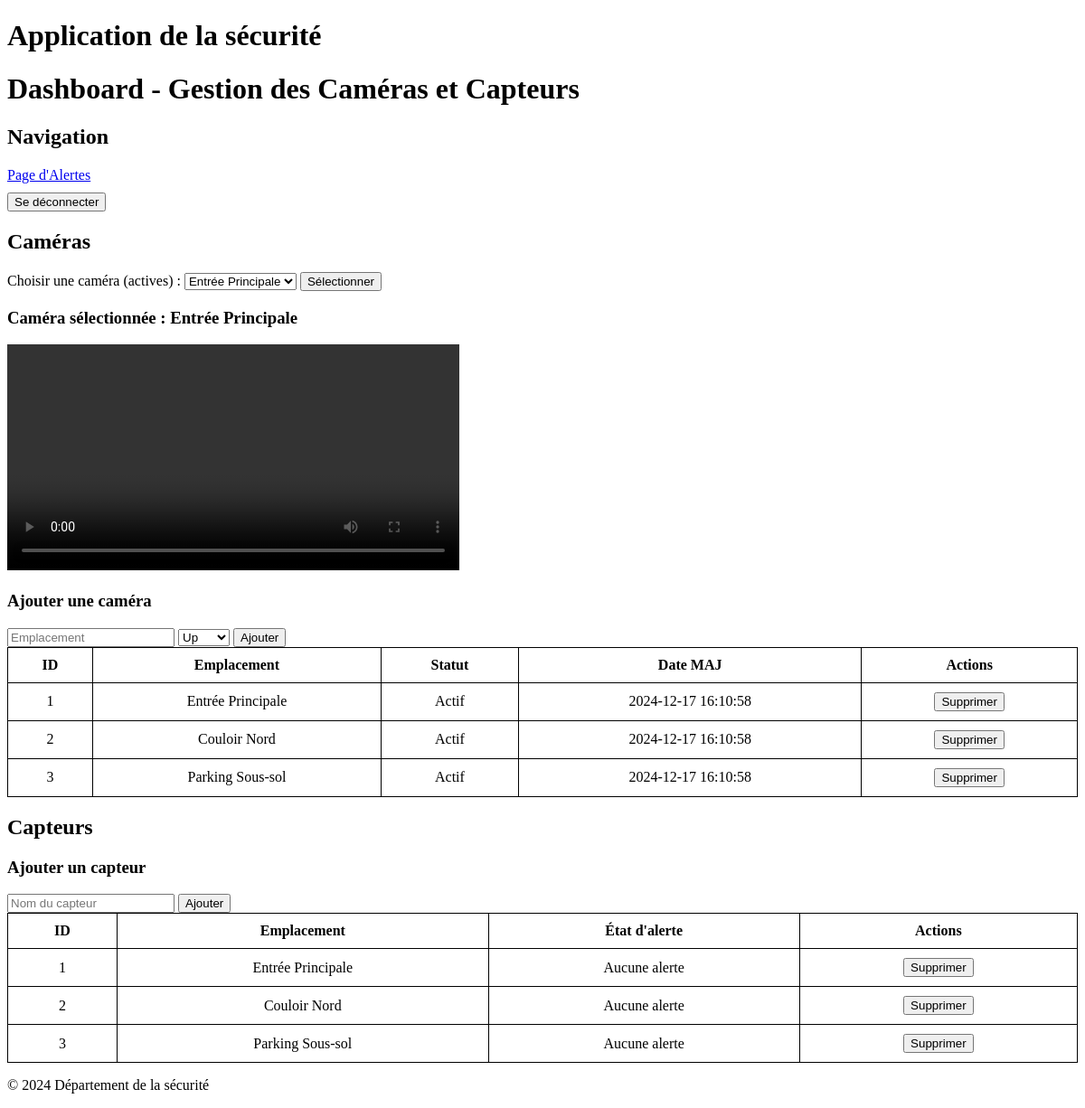
The app's page /index.php?controller=dashboard&action=index (signed in), older data.
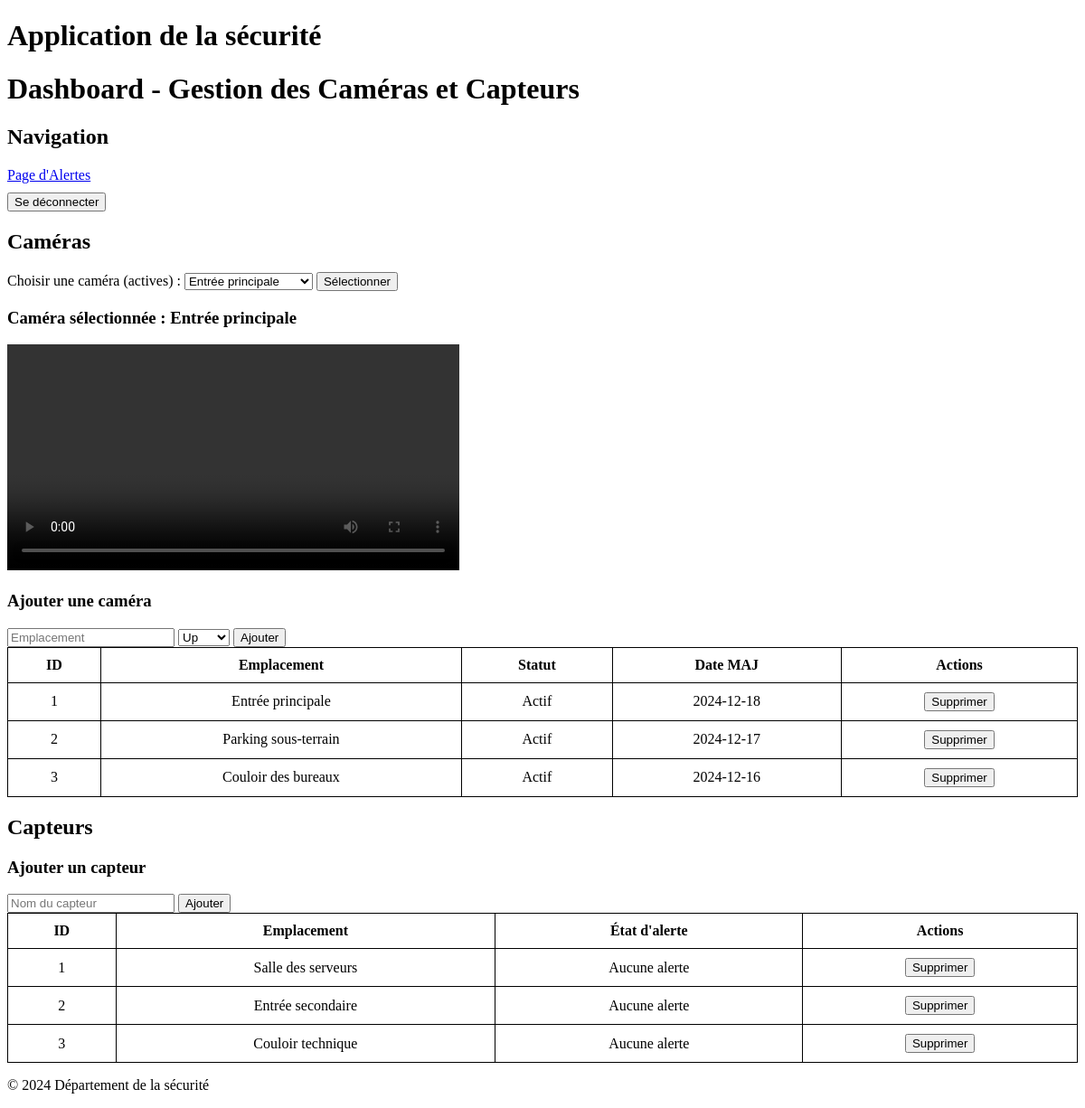
The same page, newer data.
### tables this page shows
CREATE TABLE `capteurs_intrusion` (
  `id_capteur` int(11) NOT NULL,
  `emplacement` varchar(255) NOT NULL,
  `niveau_alerte` tinyint(1) NOT NULL DEFAULT 0,
  `date_signalement` date NOT NULL DEFAULT curdate()
);

### public/index.php (called while the page is built, shortened)
<?php
require_once '../core/router.php';
require_once '../config.php';
$router = new Router();
$router->run();
?>

### config.php (called while the page is built, shortened)
<?php
function getSecurityConnection() {
    try {
        return new PDO(
            "mysql:host=" . DB_SECURITY_HOST . ";dbname=" . DB_SECURITY_NAME,
            DB_SECURITY_USER,
            DB_SECURITY_PASS,
            [PDO::ATTR_ERRMODE => PDO::ERRMODE_EXCEPTION]
        );
    } catch (PDOException $e) {
        die("Erreur de connexion à security_db : " . $e->getMessage());
    }
}
function getSmartcityConnection() {
    try {
        return new PDO(
            "mysql:host=" . DB_SMARTCITY_HOST . ";dbname=" . DB_SMARTCITY_NAME,
            DB_SMARTCITY_USER,
            DB_SMARTCITY_PASS,
            [PDO::ATTR_ERRMODE => PDO::ERRMODE_EXCEPTION]
        );
    } catch (PDOException $e) {
        die("Erreur de connexion à smartcity_db : " . $e->getMessage());
    }
}
?>

### app/models/camera.php (called while the page is built, shortened)
<?php
require_once __DIR__ . '/../../config.php';
class Camera {
    private $pdo;
    public function __construct() {
        $this->pdo = getSecurityConnection();
    }
    public function getAll() {
        $stmt = $this->pdo->query("
            SELECT id_camera, emplacement, statut, date_maj
            FROM caméras
        ");
        return $stmt->fetchAll(PDO::FETCH_ASSOC);
    }
}
?>

### app/models/sensor.php (called while the page is built, shortened)
<?php
require_once __DIR__ . '/../../config.php';
class Sensor {
    private $pdo_security;
    public function __construct() {
        $this->pdo_security = getSecurityConnection();
    }
    public function getAll() {
        $stmt = $this->pdo_security->query("SELECT id_capteur, emplacement, niveau_alerte FROM capteurs_intrusion");
        return $stmt->fetchAll(PDO::FETCH_ASSOC);
    }
}
?>

### dashboard.php (the view, shortened to what this page needs)
<?php
require_once __DIR__ . '/config.php';
require_once 'app/models/sensor.php';
require_once 'app/models/camera.php';
$pdo_security = getSecurityConnection();
$pdo_smartcity = getSmartcityConnection();
$cameraModel = new Camera($pdo_security);
$sensorModel = new Sensor($pdo_security, $pdo_smartcity);
$cameras = $cameraModel->getAll();
$sensors = $sensorModel->getAll();
$selectedCamera = $cameras[0] ?? null;
?>
<!DOCTYPE html>
<html lang="fr">
<head>
</head>
<body>
    <?php require_once __DIR__ . '/app/views/templates/header.php'; ?>
    <h1>Dashboard - Gestion des Caméras et Capteurs</h1>
    <h2>Navigation</h2>
    <a href="../alert.php">Page d'Alertes</a>
    <form method="POST" action="logout.php" style="margin-top: 10px;">
        <button type="submit">Se déconnecter</button>
    </form>
    <h2>Caméras</h2>
    <form method="POST">
        <label for="camera_id">Choisir une caméra (actives) :</label>
        <select name="camera_id" id="camera_id">
            <?php foreach ($cameras as $camera): ?>
                <?php if ($camera['statut'] == 1): ?>
                    <option value="<?= $camera['id_camera'] ?>"
                        <?= isset($selectedCamera) && $selectedCamera['id_camera'] == $camera['id_camera'] ? 'selected' : '' ?>>
                        <?= htmlspecialchars($camera['emplacement']) ?>
                    </option>
                <?php endif; ?>
            <?php endforeach; ?>
        </select>
        <button type="submit" name="camera_select">Sélectionner</button>
    </form>
    <?php if ($selectedCamera): ?>
        <h3>Caméra sélectionnée : <?= htmlspecialchars($selectedCamera['emplacement']) ?></h3>
        <video src="assets/video_1.mp4" controls width="500"></video>
    <?php endif; ?>
    <h3>Ajouter une caméra</h3>
    <form method="POST">
        <input type="text" name="camera_emplacement" placeholder="Emplacement" required>
        <select name="camera_statut">
            <option value="1">Up</option>
        </select>
        <button type="submit" name="add_camera">Ajouter</button>
    </form>
    <table>
        <tr>
            <th>ID</th>
            <th>Emplacement</th>
            <th>Statut</th>
            <th>Date MAJ</th>
            <th>Actions</th>
        </tr>
        <?php foreach ($cameras as $camera): ?>
        <tr>
            <td><?= $camera['id_camera'] ?></td>
            <td><?= htmlspecialchars($camera['emplacement']) ?></td>
            <td><?= $camera['statut'] ? 'Actif' : 'Inactif' ?></td>
            <td><?= $camera['date_maj'] ?></td>
            <td>
                <form method="POST" style="display:inline;">
                    <button type="submit" name="delete_camera">Supprimer</button>
                </form>
            </td>
        </tr>
        <?php endforeach; ?>
    </table>
    <h2>Capteurs</h2>
    <h3>Ajouter un capteur</h3>
    <form method="POST">
        <input type="text" name="sensor_nom" placeholder="Nom du capteur" required>
        <button type="submit" name="add_sensor">Ajouter</button>
    </form>
    <table>
        <tr>
            <th>ID</th>
            <th>Emplacement</th>
            <th>État d'alerte</th>
            <th>Actions</th>
        </tr>
        <?php foreach ($sensors as $sensor): ?>
        <tr>
            <td><?= $sensor['id_capteur'] ?></td>
            <td><?= htmlspecialchars($sensor['emplacement']) ?></td>
            <td><?= $sensor['niveau_alerte'] ? 'Alerte active' : 'Aucune alerte' ?></td>
            <td>
                <form method="POST" style="display:inline;">
                    <button type="submit" name="delete_sensor">Supprimer</button>
                </form>
            </td>
        </tr>
        <?php endforeach; ?>
    </table>
    <?php require_once __DIR__ . '/app/views/templates/footer.php'; ?>
</body>
</html>

### core/router.php (shortened to what this page needs)
<?php
class Router {
    private $controller;
    private $action;
    public function __construct() {
        $this->controller = $_GET['controller'] ?? 'home';
        $this->action = $_GET['action'] ?? 'login';
    }
    public function run() {
        switch ($this->controller) {
            case 'dashboard':
                $this->dashboardRoutes();
                break;
        }
    }
    private function dashboardRoutes() {
        if ($this->action === 'index') {
            require_once __DIR__ . '/../dashboard.php';
        } else {
            $this->error404();
        }
    }
}

### app/views/templates/header.php
<header>
    <h1> Application de la sécurité</h1>
</header>

### app/views/templates/footer.php
<footer>
    <p>&copy; 2024 Département de la sécurité</p>
</footer>

### dashboard.php (style rules this page uses)
table { width: 100%; border-collapse: collapse; }
table, th, td { border: 1px solid black; }
th, td { padding: 10px; text-align: center; }
h1, h2 { text-align: left; }

Row changes from the older to the newer data that the page shows:
changed caméras id 1: emplacement "Entrée Principale" → "Entrée principale"; date_maj "2024-12-17 16:10:58" → "2024-12-18"
changed caméras id 2: emplacement "Couloir Nord" → "Parking sous-terrain"; date_maj "2024-12-17 16:10:58" → "2024-12-17"
changed caméras id 3: emplacement "Parking Sous-sol" → "Couloir des bureaux"; date_maj "2024-12-17 16:10:58" → "2024-12-16"
changed capteurs_intrusion id 1: emplacement "Entrée Principale" → "Salle des serveurs"
changed capteurs_intrusion id 2: emplacement "Couloir Nord" → "Entrée secondaire"
changed capteurs_intrusion id 3: emplacement "Parking Sous-sol" → "Couloir technique"
Text that changed along with them:
form field camera_id: "Entrée Principale" → "Entrée principale"
